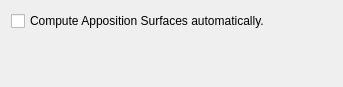
<?xml version="1.0" encoding="UTF-8"?>
<ui version="4.0">
 <class>AppositionSurfaceSettings</class>
 <widget class="QWidget" name="AppositionSurfaceSettings">
  <property name="geometry">
   <rect>
    <x>0</x>
    <y>0</y>
    <width>343</width>
    <height>87</height>
   </rect>
  </property>
  <property name="minimumSize">
   <size>
    <width>343</width>
    <height>87</height>
   </size>
  </property>
  <property name="windowTitle">
   <string>Form</string>
  </property>
  <layout class="QVBoxLayout" name="verticalLayout">
   <item>
    <widget class="QCheckBox" name="defaultComputation">
     <property name="text">
      <string>Compute Apposition Surfaces automatically.</string>
     </property>
    </widget>
   </item>
   <item>
    <spacer name="verticalSpacer">
     <property name="orientation">
      <enum>Qt::Vertical</enum>
     </property>
     <property name="sizeHint" stdset="0">
      <size>
       <width>20</width>
       <height>40</height>
      </size>
     </property>
    </spacer>
   </item>
  </layout>
 </widget>
 <resources/>
 <connections/>
</ui>
